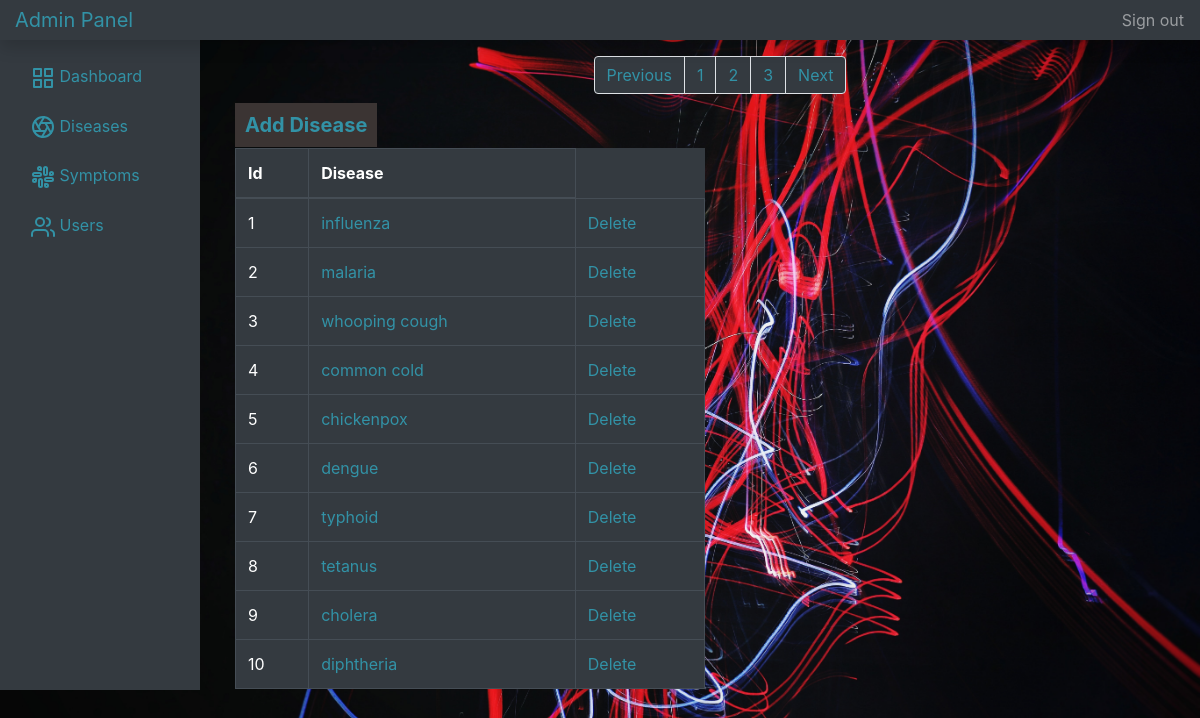
The app's page /admin/diseases.php with its own data.
### tables this page shows
CREATE TABLE `diseases` (
  `dis_id` int(11) NOT NULL,
  `dis_name` varchar(30) NOT NULL,
  `dis_sci_name` varchar(50) NOT NULL
);

### admin/diseases.php (the view, shortened to what this page needs)
<?php include "includes/header.php" ?>
<?php
    $limit = 10;
    $page = isset($_GET['page']) ? $_GET['page'] : 1;
    $start = ($page -1) * $limit;
    $result = $conn->query("SELECT * FROM diseases LIMIT $start, $limit");
    $diseases = $result->fetch_all(MYSQLI_ASSOC);
    $result1 = $conn->query("SELECT count(dis_id) AS id FROM diseases");
    $disCount = $result1->fetch_all(MYSQLI_ASSOC);
    $total = $disCount[0]['id'];
    $pages = ceil($total/$limit);
?>
        <div class="col-md-10" style="margin-left: 220px;">
            <nav class="container mt-3" aria-label="Page navigation example">
                <ul class="pagination justify-content-center">
                    <li class="page-item disable">
                    <a class="page-link bg-dark" href="#" tabindex="-1">Previous</a>
                    </li>
                    <?php for($i = 1; $i<= $pages; $i++): ?>
                    <li class="page-item">
                        <a class="page-link bg-dark" href="diseases.php?page=<?php echo $i; ?>"><?php echo $i; ?></a>
                    </li>
                    <?php endfor; ?>
                    <li class="page-item">
                    <a class="page-link bg-dark" href="#">Next</a>
                    </li>
                </ul>
            </nav>
                <div class="row">
                    <div class="col-md-6">
                    <a href="diseases.php?task=add" class="addDis" style="text-decoration: none;">Add Disease</a>
                        <table class="mt-2 table table-dark table-bordered">
                            <thead>
                                <tr>
                                    <th>Id</th>
                                    <th>Disease</th>
                                </tr>
                            </thead>
                            <tbody>
                                <?php foreach($diseases as $disease): ?>
                                    <tr>
                                        <td>
                                            <?php echo $disease['dis_id']; ?>
                                        </td>
                                        <td>
                                            <a style="text-decoration: none;" href="diseases.php?disease=<?php echo $disease['dis_name']; ?>&disid=<?php echo $disease['dis_id']; ?>">
                                                <?php echo $disease['dis_name']; ?>
                                            </a>
                                        </td>
                                        <td>
                                            <a style="text-decoration: none;" href="diseases.php?delete=<?php echo $disease['dis_id']; ?>">
                                                Delete
                                            </a>
                                        </td>
                                    </tr>
                                <?php endforeach; ?>
                            </tbody>
                        </table>
                    </div>
                    <div class="col-md-6">
                        <div class="container d-flex flex-column justify-content-center">
                        </div>
                    </div>
                </div>
        </div>
<?php include "includes/footer.php" ?>

### admin/includes/header.php (shortened to what this page needs)
<!DOCTYPE html>
<html lang="en">
<head>
    <link rel="stylesheet" href="css/bootstrap.css">
    <link rel="stylesheet" href="css/style.css">
</head>
<body>
<nav class="navbar fixed-top navbar-dark bg-dark flex-md-nowrap p-0 shadow">
      <a class="navbar-brand col-sm-3 col-md-2 mr-0" href="#" style="color: #3292a6;">Admin Panel</a>
      <ul class="navbar-nav ml-auto px-3">
        <li class="nav-item d-inline">
          <a class="nav-link" href="../includes/logout.inc.php">Sign out</a>
        </li>
      </ul>
    </nav>
    <div class="container-fluid" style="margin-top: 40px;">
      <div class="row" >
        <nav class="bg-dark col-md-2 d-none d-md-block bg-light sidebar" style="height : 650px;position:fixed">
          <div class="sidebar-sticky">
            <ul class="nav mt-2 flex-column">
              <li class="nav-item mt-2">
                <a class="nav-link active" href="index.php">
                  <span data-feather="grid"></span>
                  Dashboard <span class="sr-only">(current)</span>
                </a>
              </li>
              <li class="nav-item mt-2">
                <a class="nav-link" href="diseases.php">
                  <span data-feather="aperture"></span>
                  Diseases
                </a>
              </li>
              <li class="nav-item mt-2">
                <a class="nav-link" href="symptoms.php">
                  <span data-feather="slack"></span>
                  Symptoms
                </a>
              </li>
              <li class="nav-item mt-2">
                <a class="nav-link" href="users.php">
                  <span data-feather="users"></span>
                  Users
                </a>
              </li>
            </ul>
          </div>
        </nav>

### admin/includes/footer.php (shortened to what this page needs)
</div>
    </div>
</body>
</html>

### admin/css/style.css (style rules this page uses)
body { overflow: auto; background-image: url("../img/admin.jpg"); background-repeat: no-repeat; background-size: cover; }
.addDis { padding: 10px; width: 40px; font-size: 20px; text-decoration: #3292a6; font-weight: bold; background-color: #3b3433; margin-bottom: 100px; color: #3292a6; }

### records on screen
diseases: dis_id "1", dis_name "influenza"
diseases: dis_id "2", dis_name "malaria"
diseases: dis_id "3", dis_name "whooping cough"
diseases: dis_id "4", dis_name "common cold"
diseases: dis_id "5", dis_name "chickenpox"
diseases: dis_id "6", dis_name "dengue"
diseases: dis_id "7", dis_name "typhoid"
diseases: dis_id "8", dis_name "tetanus"
diseases: dis_id "9", dis_name "cholera"
diseases: dis_id "10", dis_name "diphtheria"
